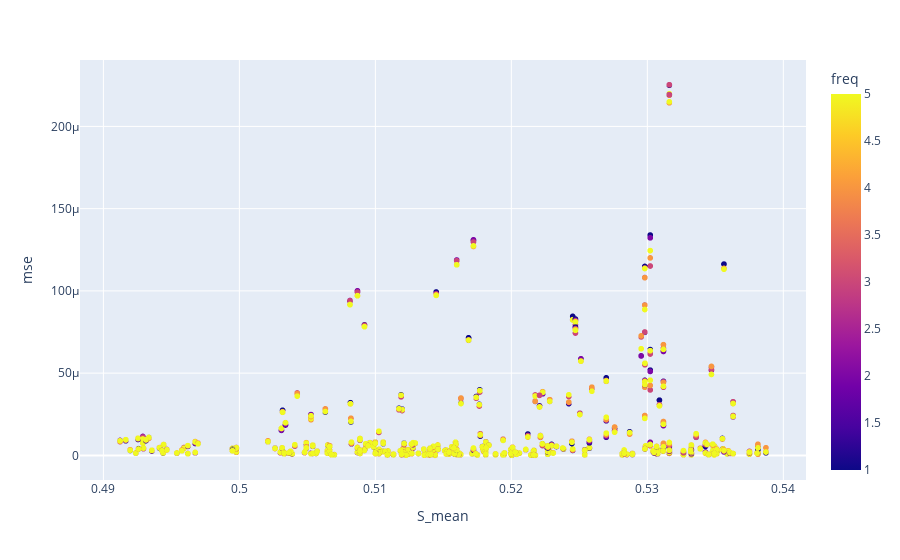

Write notebook code for a chart like this one.
### Code cell
fig = px.scatter(obs_data, x='S_mean', y='mse', color='freq')
fig.show()

### Figure 1 — Plotly figure (JSON) as saved in the notebook; plotly's stock layout.template omitted (floating-point values rounded to 4 significant figures; data arrays with more than 128 entries replaced by an {"elided": "..."} marker saying what was removed)
{"data": [{"hovertemplate": "S_mean=%{x}<br>mse=%{y}<br>freq=%{marker.color}<extra></extra>", "legendgroup": "", "marker": {"color": {"elided": "1985 int values"}, "coloraxis": "coloraxis", "symbol": "circle"}, "mode": "markers", "name": "", "showlegend": false, "type": "scattergl", "x": {"elided": "1985 float values"}, "xaxis": "x", "y": {"elided": "1985 float values"}, "yaxis": "y"}], "layout": {"coloraxis": {"colorbar": {"title": {"text": "freq"}}, "colorscale": [[0, "#0d0887"], [0.1111, "#46039f"], [0.2222, "#7201a8"], [0.3333, "#9c179e"], [0.4444, "#bd3786"], [0.5556, "#d8576b"], [0.6667, "#ed7953"], [0.7778, "#fb9f3a"], [0.8889, "#fdca26"], [1, "#f0f921"]]}, "legend": {"tracegroupgap": 0}, "margin": {"t": 60}, "xaxis": {"anchor": "y", "domain": [0, 1], "title": {"text": "S_mean"}}, "yaxis": {"anchor": "x", "domain": [0, 1], "title": {"text": "mse"}}}}
